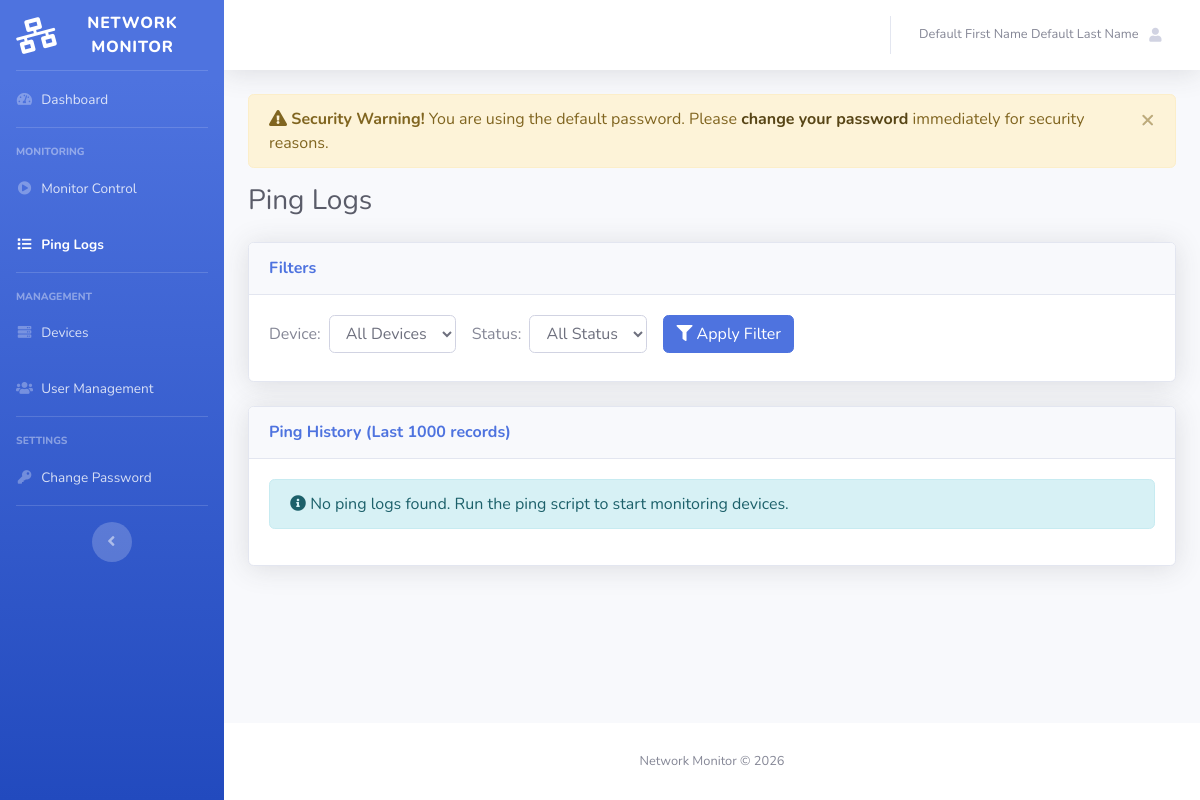
The page /logs.php (signed in) on the database as committed earlier.
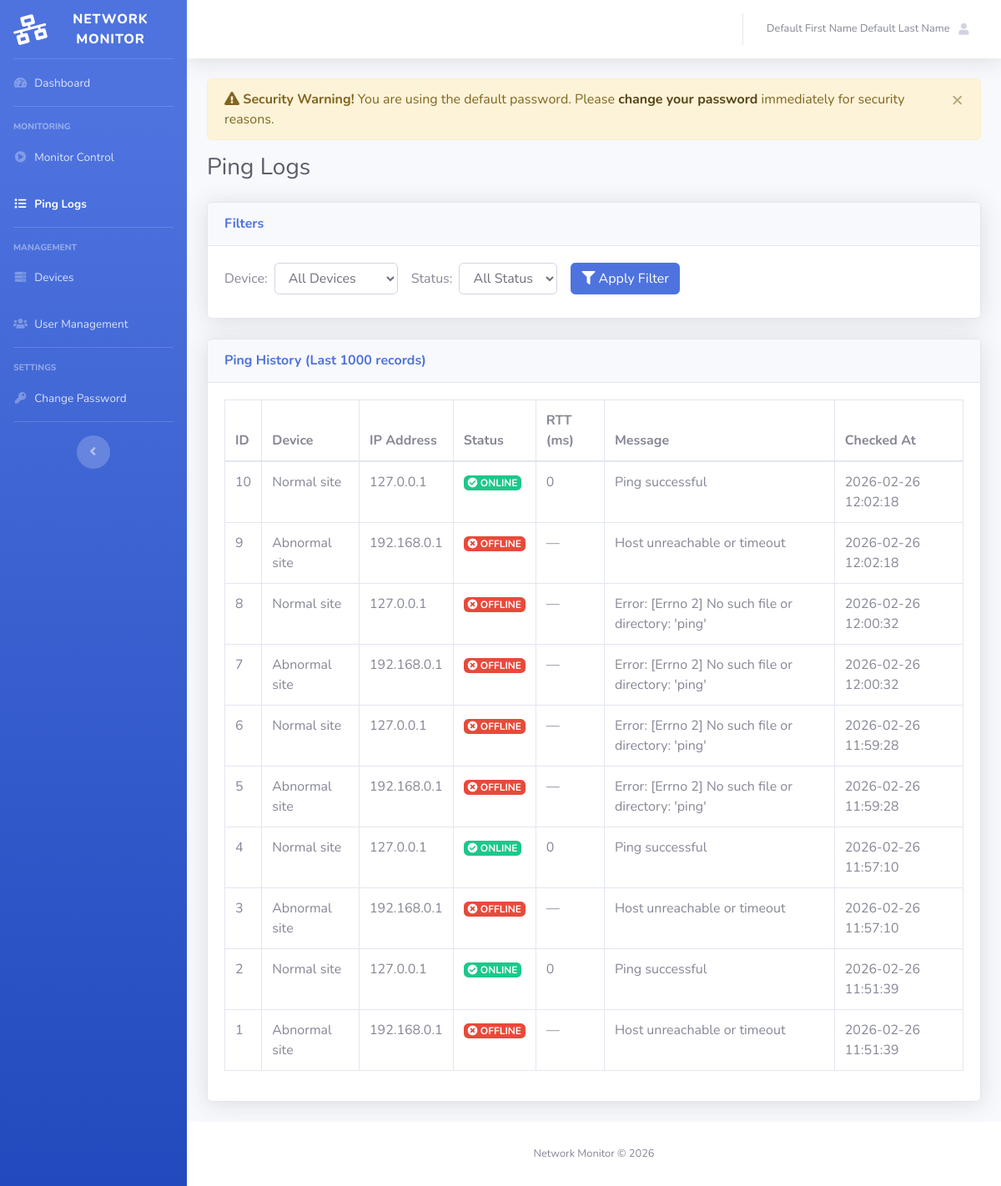
The same page on the database as committed later.
### tables this page shows
CREATE TABLE ping_logs (
            id INTEGER PRIMARY KEY AUTOINCREMENT,
            device_id INTEGER NOT NULL,
            status TEXT NOT NULL CHECK (status IN ('ONLINE','OFFLINE')),
            rtt_ms INTEGER,
            message TEXT,
            checked_at TEXT NOT NULL DEFAULT (datetime('now')),
            FOREIGN KEY (device_id) REFERENCES devices(id) ON DELETE CASCADE
        );

CREATE TABLE devices (
            id INTEGER PRIMARY KEY AUTOINCREMENT,
            name TEXT NOT NULL,
            ip_address TEXT NOT NULL UNIQUE,
            notes TEXT,
            is_active INTEGER NOT NULL DEFAULT 1,
            created_at TEXT NOT NULL DEFAULT (datetime('now'))
        );

### logs.php (the view, shortened to what this page needs)
<?php
$first_name = $_SESSION['first_name'] ?? 'User';
$last_name = $_SESSION['last_name'] ?? '';
$need_password_change = $_SESSION['need_password_change'] ?? 0;
$pdo = db();
$query = "
    SELECT
        pl.id,
        pl.device_id,
        d.name as device_name,
        d.ip_address,
        pl.status,
        pl.rtt_ms,
        pl.message,
        pl.checked_at
    FROM ping_logs pl
    INNER JOIN devices d ON pl.device_id = d.id
    WHERE 1=1
";
$params = [];
$query .= " ORDER BY pl.checked_at DESC LIMIT 1000";
$stmt = $pdo->prepare($query);
$stmt->execute($params);
$logs = $stmt->fetchAll(PDO::FETCH_ASSOC);
$active_page = 'logs';
$page_styles = '
<link href="sb_admin_theme/vendor/datatables/dataTables.bootstrap4.min.css" rel="stylesheet">
';
require_once __DIR__ . '/includes/header.php';
?>
    <div id="wrapper">
        <?php require_once __DIR__ . '/includes/sidebar.php'; ?>
        <div id="content-wrapper" class="d-flex flex-column">
            <div id="content">
                <?php require_once __DIR__ . '/includes/topbar.php'; ?>
                <div class="container-fluid">
                    <?php require_once __DIR__ . '/includes/alerts.php'; ?>
                    <div class="d-sm-flex align-items-center justify-content-between mb-4">
                        <h1 class="h3 mb-0 text-gray-800">Ping Logs</h1>
                    </div>
                    <div class="card shadow mb-4">
                        <div class="card-header py-3">
                            <h6 class="m-0 font-weight-bold text-primary">Filters</h6>
                        </div>
                        <div class="card-body">
                            <form method="GET" class="form-inline">
                                <div class="form-group mr-3 mb-2">
                                    <label for="device" class="mr-2">Device:</label>
                                    <select name="device" id="device" class="form-control">
                                        <option value="">All Devices</option>
                                    </select>
                                </div>
                                <div class="form-group mr-3 mb-2">
                                    <label for="status" class="mr-2">Status:</label>
                                    <select name="status" id="status" class="form-control">
                                        <option value="">All Status</option>
                                    </select>
                                </div>
                                <button type="submit" class="btn btn-primary mb-2">
                                    <i class="fas fa-filter"></i> Apply Filter
                                </button>
                            </form>
                        </div>
                    </div>
                    <div class="card shadow mb-4">
                        <div class="card-header py-3">
                            <h6 class="m-0 font-weight-bold text-primary">
                                Ping History (Last 1000 records)
                            </h6>
                        </div>
                        <div class="card-body">
                            <?php if (empty($logs)): ?>
                                <div class="alert alert-info">
                                    <i class="fas fa-info-circle"></i> No ping logs found. Run the ping script to start monitoring devices.
                                </div>
                            <?php else: ?>
                                <div class="table-responsive">
                                    <table class="table table-bordered" id="logsTable" width="100%" cellspacing="0">
                                        <thead>
                                            <tr>
                                                <th>ID</th>
                                                <th>Device</th>
                                                <th>IP Address</th>
                                                <th>Status</th>
                                                <th>RTT (ms)</th>
                                                <th>Message</th>
                                                <th>Checked At</th>
                                            </tr>
                                        </thead>
                                        <tbody>
                                            <?php foreach ($logs as $log): ?>
                                            <tr>
                                                <td><?php echo htmlspecialchars($log['id']); ?></td>
                                                <td><?php echo htmlspecialchars($log['device_name']); ?></td>
                                                <td><?php echo htmlspecialchars($log['ip_address']); ?></td>
                                                <td>
                                                    <?php if ($log['status'] === 'ONLINE'): ?>
                                                        <span class="badge badge-success">
                                                            <i class="fas fa-check-circle"></i> ONLINE
                                                        </span>
                                                    <?php else: ?>
                                                        <span class="badge badge-danger">
                                                            <i class="fas fa-times-circle"></i> OFFLINE
                                                        </span>
                                                    <?php endif; ?>
                                                </td>
                                                <td>
                                                    <?php
                                                    if ($log['rtt_ms'] !== null) {
                                                        echo htmlspecialchars($log['rtt_ms']);
                                                    } else {
                                                        echo '<span class="text-muted">—</span>';
                                                    }
                                                    ?>
                                                </td>
                                                <td><?php echo htmlspecialchars($log['message'] ?? ''); ?></td>
                                                <td><?php echo htmlspecialchars($log['checked_at']); ?></td>
                                            </tr>
                                            <?php endforeach; ?>
                                        </tbody>
                                    </table>
                                </div>
                            <?php endif; ?>
                        </div>
                    </div>
                </div>
            </div>
<?php require_once __DIR__ . '/includes/footer.php'; ?>

### includes/header.php (shortened to what this page needs)
<!DOCTYPE html>
<html lang="en">
<head>
    <link href="sb_admin_theme/vendor/fontawesome-free/css/all.min.css" rel="stylesheet" type="text/css">
    <link href="sb_admin_theme/css/sb-admin-2.min.css" rel="stylesheet">
    <?php if (isset($page_styles)): ?>
        <?php echo $page_styles; ?>
    <?php endif; ?>
</head>
<body id="page-top">

### includes/sidebar.php
<ul class="navbar-nav bg-gradient-primary sidebar sidebar-dark accordion" id="accordionSidebar">
    <a class="sidebar-brand d-flex align-items-center justify-content-center" href="dashboard.php">
        <div class="sidebar-brand-icon rotate-n-15">
            <i class="fas fa-network-wired"></i>
        </div>
        <div class="sidebar-brand-text mx-3">Network Monitor</div>
    </a>
    <hr class="sidebar-divider my-0">
    <li class="nav-item<?php echo ($active_page === 'dashboard') ? ' active' : ''; ?>">
        <a class="nav-link" href="dashboard.php">
            <i class="fas fa-fw fa-tachometer-alt"></i>
            <span>Dashboard</span></a>
    </li>
    <hr class="sidebar-divider">
    <div class="sidebar-heading">
        Monitoring
    </div>
    <li class="nav-item<?php echo ($active_page === 'monitor_control' || $active_page === 'monitor_logs') ? ' active' : ''; ?>">
        <a class="nav-link" href="monitor_control.php">
            <i class="fas fa-fw fa-play-circle"></i>
            <span>Monitor Control</span></a>
    </li>
    <li class="nav-item<?php echo ($active_page === 'logs') ? ' active' : ''; ?>">
        <a class="nav-link" href="logs.php">
            <i class="fas fa-fw fa-list"></i>
            <span>Ping Logs</span></a>
    </li>
    <hr class="sidebar-divider">
    <div class="sidebar-heading">
        Management
    </div>
    <li class="nav-item<?php echo ($active_page === 'devices') ? ' active' : ''; ?>">
        <a class="nav-link" href="devices.php">
            <i class="fas fa-fw fa-server"></i>
            <span>Devices</span></a>
    </li>
    <li class="nav-item<?php echo ($active_page === 'users') ? ' active' : ''; ?>">
        <a class="nav-link" href="users.php">
            <i class="fas fa-fw fa-users"></i>
            <span>User Management</span></a>
    </li>
    <hr class="sidebar-divider">
    <div class="sidebar-heading">
        Settings
    </div>
    <li class="nav-item<?php echo ($active_page === 'change_password') ? ' active' : ''; ?>">
        <a class="nav-link" href="change_password.php">
            <i class="fas fa-fw fa-key"></i>
            <span>Change Password</span></a>
    </li>
    <hr class="sidebar-divider d-none d-md-block">
    <div class="text-center d-none d-md-inline">
        <button class="rounded-circle border-0" id="sidebarToggle"></button>
    </div>
</ul>

### includes/topbar.php (shortened to what this page needs)
<nav class="navbar navbar-expand navbar-light bg-white topbar mb-4 static-top shadow">
    <ul class="navbar-nav ml-auto">
        <li class="nav-item dropdown no-arrow">
            <a class="nav-link dropdown-toggle" href="#" id="userDropdown" role="button"
                data-toggle="dropdown" aria-haspopup="true" aria-expanded="false">
                <span class="mr-2 d-none d-lg-inline text-gray-600 small"><?php echo htmlspecialchars($first_name . ' ' . $last_name); ?></span>
                <i class="fas fa-user fa-sm fa-fw mr-2 text-gray-400"></i>
            </a>
        </li>
    </ul>
</nav>

### includes/alerts.php (shortened to what this page needs)
<?php if (isset($need_password_change) && $need_password_change): ?>
    <div class="alert alert-warning alert-dismissible fade show" role="alert">
        <strong><i class="fas fa-exclamation-triangle"></i> Security Warning!</strong>
        You are using the default password. Please <a href="change_password.php" class="alert-link">change your password</a> immediately for security reasons.
        <button type="button" class="close" data-dismiss="alert" aria-label="Close">
            <span aria-hidden="true">&times;</span>
        </button>
    </div>
<?php endif; ?>

### includes/footer.php (shortened to what this page needs)
            <footer class="sticky-footer bg-white">
                <div class="container my-auto">
                    <div class="copyright text-center my-auto">
                        <span>Network Monitor &copy; 2026</span>
                    </div>
                </div>
            </footer>
        </div>
    </div>
</body>
</html>

Rows that differ between the two databases and show on the page:
added ping_logs: id "10", device.name "Normal site", device.ip_address "127.0.0.1", status "ONLINE" (drawn), rtt_ms "0", message "Ping successful", checked_at "2026-02-26 12:02:18"
added ping_logs: id "9", device.name "Abnormal site", device.ip_address "192.168.0.1", status "OFFLINE" (drawn), message "Host unreachable or timeout", checked_at "2026-02-26 12:02:18"
added ping_logs: id "8", device.name "Normal site", device.ip_address "127.0.0.1", status "OFFLINE" (drawn), message "Error: [Errno 2] No such file or directory: 'ping'", checked_at "2026-02-26 12:00:32"
added ping_logs: id "7", device.name "Abnormal site", device.ip_address "192.168.0.1", status "OFFLINE" (drawn), message "Error: [Errno 2] No such file or directory: 'ping'", checked_at "2026-02-26 12:00:32"
added ping_logs: id "6", device.name "Normal site", device.ip_address "127.0.0.1", status "OFFLINE" (drawn), message "Error: [Errno 2] No such file or directory: 'ping'", checked_at "2026-02-26 11:59:28"
added ping_logs: id "5", device.name "Abnormal site", device.ip_address "192.168.0.1", status "OFFLINE" (drawn), message "Error: [Errno 2] No such file or directory: 'ping'", checked_at "2026-02-26 11:59:28"
added ping_logs: id "4", device.name "Normal site", device.ip_address "127.0.0.1", status "ONLINE" (drawn), rtt_ms "0", message "Ping successful", checked_at "2026-02-26 11:57:10"
added ping_logs: id "3", device.name "Abnormal site", device.ip_address "192.168.0.1", status "OFFLINE" (drawn), message "Host unreachable or timeout", checked_at "2026-02-26 11:57:10"
added ping_logs: id "2", device.name "Normal site", device.ip_address "127.0.0.1", status "ONLINE" (drawn), rtt_ms "0", message "Ping successful", checked_at "2026-02-26 11:51:39"
added ping_logs: id "1", device.name "Abnormal site", device.ip_address "192.168.0.1", status "OFFLINE" (drawn), message "Host unreachable or timeout", checked_at "2026-02-26 11:51:39"
Other text that changed with them:
text no longer shown: "No ping logs found. Run the ping script to start monitoring devices."
text now shown: "ID Device IP Address Status RTT (ms) Message Checked At"
